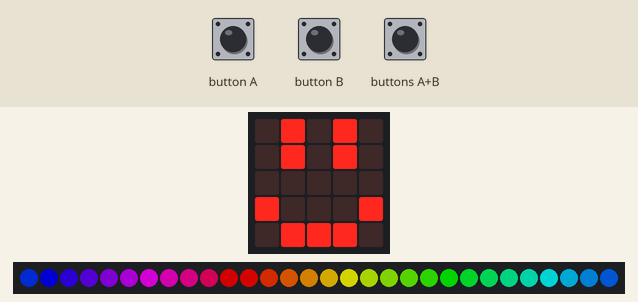
This program was run on a simulated BBC micro:bit (MakeCode). Shown: the board's 5×5 LED display, 30 RGB LEDs in strip order, left to right. The inputs (shaded band) are chosen by the test bench. Dim RGB values are drawn brighter than linear.

Above: at 1.67 s.
1.7 s: button B pressed for 0.15 s
At 2.7 s:
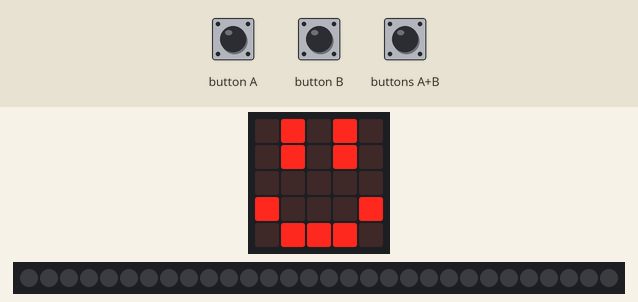
3.3 s: button A pressed for 0.15 s
4.0 s: button A pressed for 0.15 s
4.7 s: button A pressed for 0.15 s
5.4 s: button A pressed for 0.15 s
6.1 s: button A pressed for 0.15 s
At 6.39 s:
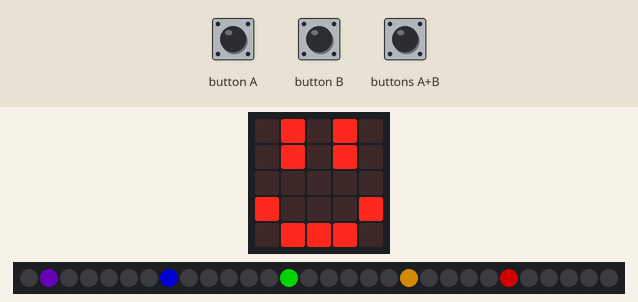
Timing chart, 0 to 7.8 s (numbered marks = the images above; inputs shaded):
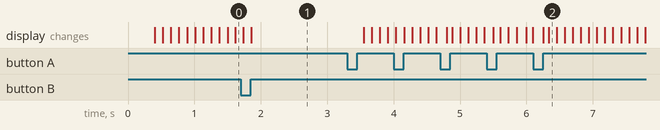

The program:

main.ts
```typescript
input.onButtonPressed(Button.A, function () {
    mode += 1
    mode = mode % 8
    if (mode == 0) {
        strip.setPixelColor(0, neopixel.colors(NeoPixelColors.White))
    } else {
        if (mode == 1) {
            strip.setPixelColor(0, neopixel.colors(NeoPixelColors.Red))
        } else {
            if (mode == 2) {
                strip.setPixelColor(0, neopixel.colors(NeoPixelColors.Orange))
            } else {
                if (mode == 2) {
                    strip.setPixelColor(0, neopixel.colors(NeoPixelColors.Yellow))
                } else {
                    if (mode == 3) {
                        strip.setPixelColor(0, neopixel.colors(NeoPixelColors.Green))
                    } else {
                        if (mode == 4) {
                            strip.setPixelColor(0, neopixel.colors(NeoPixelColors.Blue))
                        } else {
                            if (mode == 5) {
                                strip.setPixelColor(0, neopixel.colors(NeoPixelColors.Indigo))
                            } else {
                                if (mode == 6) {
                                    strip.setPixelColor(0, neopixel.colors(NeoPixelColors.Violet))
                                } else {
                                    if (mode == 7) {
                                        strip.setPixelColor(0, neopixel.colors(NeoPixelColors.Purple))
                                    } else {

                                    }
                                }
                            }
                        }
                    }
                }
            }
        }
    }
})
input.onButtonPressed(Button.AB, function () {
    strip.showRainbow(1, 360)
})
input.onButtonPressed(Button.B, function () {
    strip.clear()
})
let mode = 0
let strip: neopixel.Strip = null
basic.showLeds(`
    . # . # .
    . # . # .
    . . . . .
    # . . . #
    . # # # .
    `)
strip = neopixel.create(DigitalPin.P0, 30, NeoPixelMode.RGB)
strip.showRainbow(1, 360)
strip.show()
basic.forever(function () {
    strip.rotate(1)
    strip.show()
    basic.pause(100)
})
```

test.ts
```typescript
// テストはここに来ます。このパッケージが拡張機能として使用されるときにはコンパイルされません。
```
